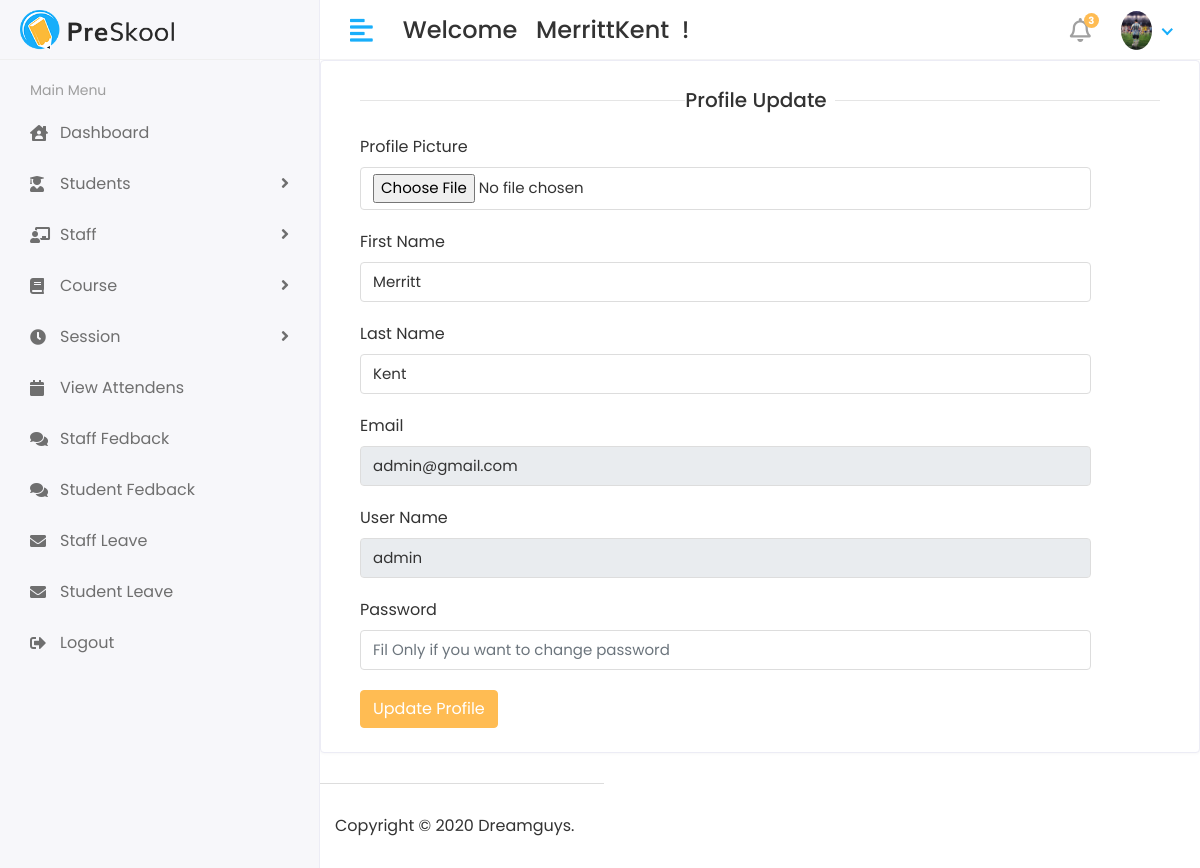
The page /profile (signed in) on the database its author committed.
### app/models.py (models this page shows)
class CustomUser(AbstractUser):
    USER = (
        (1,'HOD'),
        (2,'STAFF'),
        (3,'STUDENT'),
    )
    user_type = models.CharField(choices=USER, max_length=50, default=1)
    profile_pic = models.ImageField(upload_to='media/profile_pic')

### student_management_system/views.py (the view)
# urls.py: path('profile', views.PROFILE, name= 'profile'),
@login_required(login_url='/')
def PROFILE(request):
    user = CustomUser.objects.get(id = request.user.id)
    context = {
        "user": user,
    }
    return render(request, 'profile.html')

### templates/profile.html (shortened to what this page needs)
{% extends 'base.html' %}
{% block content %}
<div class="row">
    <div class="col-sm-12">
       <div class="card ">
          <div class="card-body">
             <form method ="post" action = "{% url 'profile_update' %}" enctype="multipart/form-data">
                   <div class="col-12 col-xs-1" align="center">
                      <h5 class="form-title"><span>Profile Update</span></h5>
                   </div>
                   <div class="col-sm-11">
                      <div class="form-group">
                         <label>Profile Picture</label>
                         <input type="file" class="form-control" name="profile_pic">
                      </div>
                   </div>
                   <div class="col-sm-11">
                      <div class="form-group">
                         <label>First Name</label>
                         <input type="text" class="form-control" name="first_name" value = "{{user.first_name}}">
                      </div>
                   </div>
                   <div class="col-sm-11">
                      <div class="form-group">
                         <label>Last Name</label>
                         <input type="text" class="form-control" name="last_name" value = "{{user.last_name}}">
                      </div>
                   </div>
                   <div class="col-sm-11">
                    <div class="form-group">
                       <label>Email</label>
                       <input type="email" class="form-control" name="email" value = "{{user.email}}" readonly>
                    </div>
                 </div>
                 <div class="col-sm-11">
                    <div class="form-group">
                       <label>User Name</label>
                       <input type="text" class="form-control" name="user_name" value = "{{user.username}}" readonly>
                    </div>
                 </div>
                 <div class="col-sm-11">
                    <div class="form-group">
                       <label>Password</label>
                       <input type="password" class="form-control" name="password" placeholder ="Fil Only if you want to change password">
                    </div>
                 </div>
                   <div class="col-12">
                      <button type="submit" class="btn btn-primary">Update Profile</button>
                   </div>
             </form>
          </div>
       </div>
    </div>
{% endblock content %}

### templates/includes/header.html (shortened to what this page needs)
{% load static %}
<div class="header">
    <div class="header-left">
       <a href="index.html" class="logo">
       <img src="{% static 'assets/img/logo.png' %}" alt="Logo">
       </a>
    </div>
    <a href="javascript:void(0);" id="toggle_btn">
    <i class="fas fa-align-left"></i>
    </a>
    <div class="top-nav-search mt-3">
       <h4 ><storng>Welcome</storg>&nbsp; &nbsp;<span>{{user.first_name}}{{user.last_name}} &nbsp;!</span></h4>
    </div>
    <ul class="nav user-menu">
       <li class="nav-item dropdown noti-dropdown">
          <a href="#" class="dropdown-toggle nav-link" data-toggle="dropdown">
          <i class="far fa-bell"></i> <span class="badge badge-pill">3</span>
          </a>
       </li>
       <li class="nav-item dropdown has-arrow">
          <a href="#" class="dropdown-toggle nav-link" data-toggle="dropdown">
          <span class="user-img"><img class="rounded-circle" src="/{{user.profile_pic}}" width="31" alt="Ryan Taylor"></span>
          </a>
       </li>
    </ul>
 </div>

### static/assets/css/style.css (style rules this page uses)
html { height: 100%; }
body { background-color: #fff; color: #333; font-family: 'Poppins', sans-serif; font-size: 1rem; height: 100%; line-height: 1.5; overflow-x: hidden; }
h1, h2, h3, h4, h5, h6 { font-family: 'Poppins', sans-serif; margin-top: 0; }
.form-control { border: 1px solid #ddd; box-shadow: none; color: #333; font-size: 15px; height: 40px; }
a { color: #009ce7; }
input, button, a { transition: all 0.4s ease; -moz-transition: all 0.4s ease; -o-transition: all 0.4s ease; -ms-transition: all 0.4s ease; -webkit-transition: all 0.4s ease; }
input, input:focus, button, button:focus { outline: none; }
input[type="file"] { height: auto; min-height: calc(1.5em + .75rem + 2px); }
input[type=text], input[type=password] { -webkit-appearance: none; -moz-appearance: none; appearance: none; }
.form-group { margin-bottom: 1.25rem; }
ul, ol { padding: 0px; list-style: none; }
.btn-primary { background-color: #FFBC53; border: 1px solid #FFBC53; }
.card { border: 1px solid #ececf5; box-shadow: 0 1px 3px 0 rgba(0, 0, 0, 0.03); margin-bottom: 1.875rem; }
.card-body { padding: 1.5rem; }
.header { background-color: #fff; border-bottom: 1px solid #f3f3f4; left: 0; position: fixed; right: 0; top: 0; z-index: 1001; height: 60px; }
.header .header-left { float: left; height: 60px; padding: 0 20px; position: relative; width: 320px; z-index: 1; transition: all 0.2s ease-in-out; background-color: #f7f7fa; border-bottom: 1px solid #efefef; border-right: 1px solid #ececf5; display: flex; align-items: center; }
.header .header-left .logo { display: inline-block; line-height: 60px; }
.header .header-left .logo img { max-height: 40px; width: auto; }
.header .dropdown-toggle:after { display: none; }
.header .has-arrow .dropdown-toggle:after { border-top: 0; border-left: 0; border-bottom: 2px solid #18aefa; border-right: 2px solid #18aefa; content: ''; height: 8px; display: inline-block; pointer-events: none; -webkit-transform-origin: 66% 66%; -ms-transform-origin: 66% 66%; transform-origin: 66% 66%; -webkit-transform: rotate(45deg); -ms-transform: rotate(45deg); transform: rotate(45deg); -webkit-transition: all 0.15s ease-in-out; transition: all 0.15s ease-in-out; width: 8px; vertical-align: 0px; }
.user-menu { float: right; margin: 0; position: relative; z-index: 99; padding-right: 15px; }
.user-menu.nav > li > a { color: #a0a0a0; font-size: 14px; line-height: 58px; padding: 0 15px; height: 60px; }
.user-img { margin-right: 3px; position: relative; }
.top-nav-search { float: left; margin-left: 15px; }
.user-menu.nav > li > a .badge { background-color: #FFBC53; display: block; font-size: 10px; font-weight: bold; height: 15px; width: 15px; position: absolute; right: 7px; top: 13px; color: #fff; padding: 3px; }
.user-menu.nav > li > a > i { font-size: 1.5rem; line-height: 60px; }
.form-title { width: 100%; max-width: 100%; padding: 0; font-size: 1.25rem; font-weight: 500; line-height: inherit; color: #333; white-space: normal; position: relative; display: block; margin-bottom: 20px; }
.form-title:before { content: ""; position: absolute; left: 0px; right: 0px; height: 1px; top: 50%; background-color: rgba(0, 0, 0, 0.1); }
.form-title span { padding: 0px 0.5rem 0 0; background-color: #fff; display: inline-block; z-index: 2; position: relative; }
@media (min-width: 992px) { #toggle_btn { align-items: center; color: #18aefa; display: inline-flex; float: left; font-size: 26px; height: 60px; justify-content: center; margin-left: 15px; padding: 0 15px; } }

### rows shown on the page
CustomUser: first_name "Merritt", last_name "Kent", profile_pic (picture), email "admin@gmail.com", user_name "admin"
